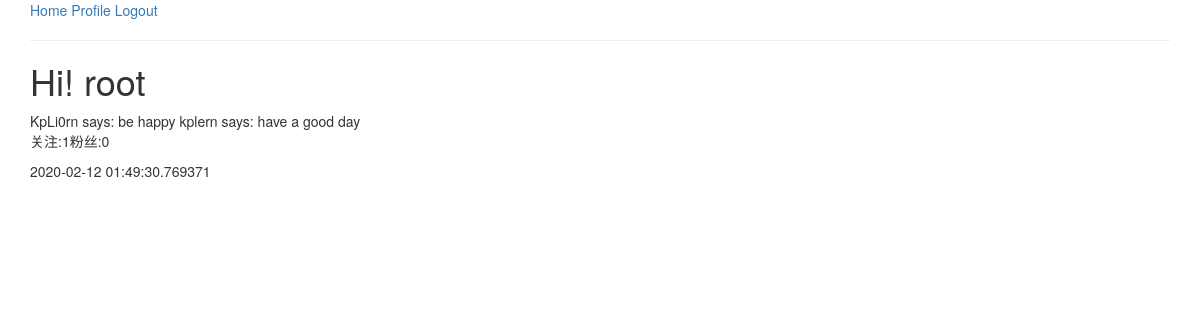
Before: /user/root (signed in) with the older database file.
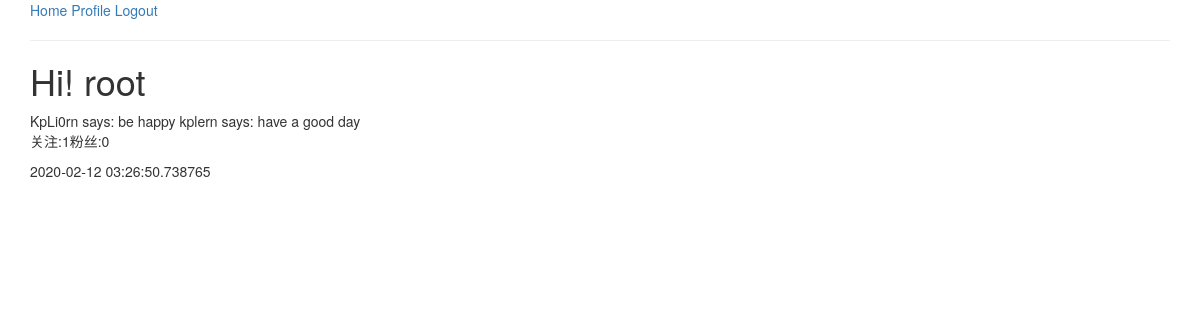
After: the same page with the newer database file.
### app/models.py (models this page shows, shortened)
class User(UserMixin,db.Model):   # User 继承 db.Model 是所有类型的基类  UserMixin 这个是基类包含了四种校验属性
    id = db.Column(db.Integer,primary_key=True)
    username = db.Column(db.String(length=10),index=True,unique=True)
    password_hash = db.Column(db.String(length=128))
    email = db.Column(db.String(length=50),index=True,unique=True)
    posts = db.relationship("Post",backref="author",lazy="dynamic")    # backref 有点类似快捷方式 这里是一对多关系 因为一个人可以发多个post 我们在post里面建立一个联系到user
    about_me = db.Column(db.String(150))
    last_seen = db.Column(db.DateTime,default=datetime.utcnow)
    followed = db.relationship('User',secondary=followers,
                               primaryjoin=(followers.c.follower_id == id),
                               secondaryjoin=(followers.c.followed_id == id),
                               backref=db.backref('followers',lazy='dynamic'),lazy='dynamic')  # 返回的类型是一个列表 对followers表进行了一个关联  返回对数据是列表

### app/routes.py (the view)
@app.route('/user/<username>',methods=['GET','POST'])
@login_required
def user(username):
    user = User.query.filter_by(username=username).first_or_404()
    posts = [{
        "author": "KpLi0rn",
        "content": "be happy"
    },
        {
            "author": "kplern",
            "content": "have a good day"
        }]
    return render_template("profile.html",user=user,posts=posts)

### app/models.py (called while the page is built)
@login.user_loader
def load_user(id):
    return User.query.get(int(id))

### app/routes.py (called while the page is built)
@app.before_request
def before_request():   # 将时间 和 表单里面进行一个联系  利用 app.before_request 在试图函数之前进行一个运行
    if current_user.is_authenticated:
        current_user.last_seen = datetime.utcnow()
        db.session.commit()

### app/templates/profile.html (shortened to what this page needs)
{% extends "base.html" %}
{% block app_content %}
    <h1>Hi! {{user.username}}</h1>
    {% for post in posts %}
    {{post.author}} says: {{post.content}}
    {% endfor %}
    <p>
        关注:{{user.followed.count()}}粉丝:{{user.followers.count()}}
    </p>
    <p>
        {% if user.last_seen %}
        {{ user.last_seen }}
        {% endif %}
    </p>
{% endblock %}

### app/templates/base.html (shortened to what this page needs)
{% extends 'bootstrap/base.html' %}
{% block content %}
    <div class="container">
         {% if current_user.is_anonymous %}
         <a href="{{url_for('register')}}">Register</a>
         <a href="{{url_for('login')}}">Login</a>
         {% else %}
         <a href="{{url_for('index')}}">Home</a>
         <a href="{{url_for('user',username=current_user.username)}}">Profile</a>
         <a href="{{url_for('logout')}}">Logout</a>
         {% endif %}
        <hr>
        {% block app_content %} {% endblock %}
    </div>
{% endblock %}

Changed rows visible on the page:
changed User "root": last_seen "2020-02-12 01:49:30.769371" → "2020-02-12 03:26:50.738765"
